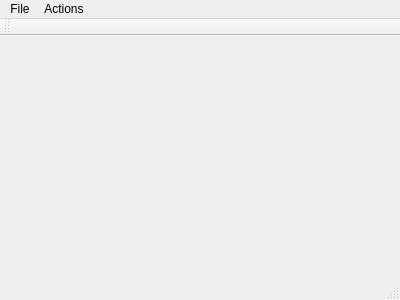
<?xml version="1.0" encoding="UTF-8"?>
<ui version="4.0">
 <class>MainWindow</class>
 <widget class="QMainWindow" name="MainWindow">
  <property name="geometry">
   <rect>
    <x>0</x>
    <y>0</y>
    <width>400</width>
    <height>300</height>
   </rect>
  </property>
  <property name="windowTitle">
   <string>MainWindow</string>
  </property>
  <widget class="QWidget" name="centralWidget"/>
  <widget class="QMenuBar" name="menuBar">
   <property name="geometry">
    <rect>
     <x>0</x>
     <y>0</y>
     <width>400</width>
     <height>23</height>
    </rect>
   </property>
   <widget class="QMenu" name="menuFile">
    <property name="title">
     <string>File</string>
    </property>
    <addaction name="actionOpen"/>
   </widget>
   <widget class="QMenu" name="menuActions">
    <property name="title">
     <string>Actions</string>
    </property>
    <addaction name="actionPlay"/>
    <addaction name="actionStop"/>
   </widget>
   <addaction name="menuFile"/>
   <addaction name="menuActions"/>
  </widget>
  <widget class="QToolBar" name="mainToolBar">
   <attribute name="toolBarArea">
    <enum>TopToolBarArea</enum>
   </attribute>
   <attribute name="toolBarBreak">
    <bool>false</bool>
   </attribute>
  </widget>
  <widget class="QStatusBar" name="statusBar"/>
  <action name="actionOpen">
   <property name="text">
    <string>Open</string>
   </property>
  </action>
  <action name="actionPlay">
   <property name="text">
    <string>Play</string>
   </property>
   <property name="shortcut">
    <string>P</string>
   </property>
  </action>
  <action name="actionStop">
   <property name="text">
    <string>Stop</string>
   </property>
   <property name="shortcut">
    <string>S</string>
   </property>
  </action>
 </widget>
 <layoutdefault spacing="6" margin="11"/>
 <resources/>
 <connections/>
</ui>
